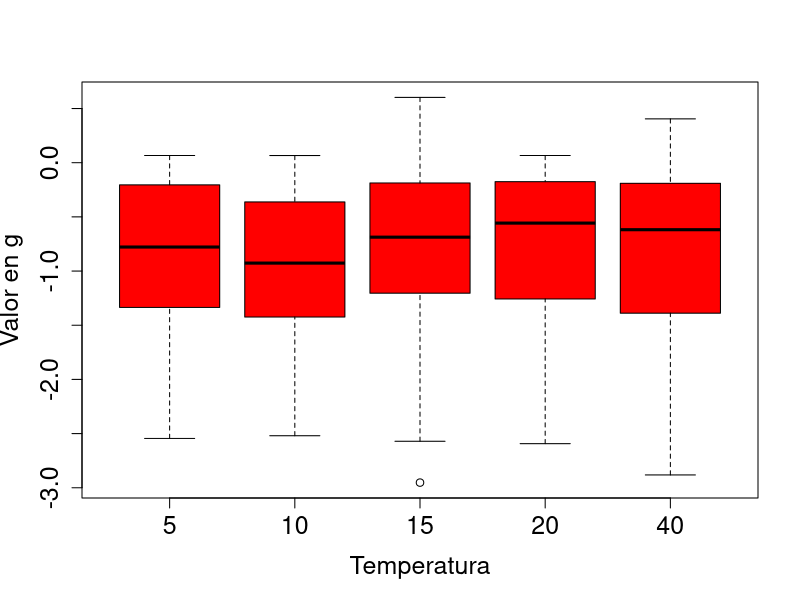

Here is the R script that generated this plot: (Note: this script raises an error after producing the figure.)
g <- function(x, y) {
  a<- (((x + 0.5)^4 - 30 * x^2 - 20 * x + (y + 0.5)^4 - 30 * y^2 - 20 * y)/100)
  return(a)
}

valeng <- c()
temperaturas <- c(5,10,15,20,40)
for(tem in temperaturas){
  low <- -3
  high <- -low
  step <- 0.25
  replicas <- 15
  t <- tem
  ep <- 0.80
  replica <- function(t){
    curr <- c(runif(1, low, high), runif(1, low, high))
    best <- curr
    for (tiempo in 1:t) {
      delta <- runif(1, 0, step)
      x1 <- curr + c(-delta,0)
      x2 <- curr + c(delta,0)
      y1 <- curr + c(0,-delta)
      y2 <- curr + c(0,delta)
      puntos <- c(x1,x2,y1,y2)
      for(k in 1:8){
        if(puntos[k] < (-5)){
          puntos[k] <- puntos[k]+10
        }
        if(puntos[k] > 5){
          puntos[k] <- puntos[k]-10
        }
      }
      vecx <- c()
      vecy <- c()
      for(p in 1:8){
        if(p %% 2 == 0){
          vecy <- c(vecy,puntos[p])
        }else{
          vecx <- c(vecx,puntos[p])
        }
      }
      u <- sample(1:4,1)
      x.p <- c(vecx[u],vecy[u])
      delt <- g(x.p[1],x.p[2]) - g(curr[1],curr[2])
      if(delt > 0){
        curr <- x.p
      }else{
        if(runif(1)< exp((delt) / (t * ep))){
          curr <- x.p
          if(t == 1){
            t <-t
          }else{
            t <- t-1
          }
        }
      }
      
      if(g(curr[1],curr[2]) > g(best[1],best[2])){
        best <- curr
      }
    }
    return(best)
  }
  
  
  tmax <- 100
  resultados <- c()
  for(indi in 1:100){
    resultados <- c(resultados, replica(tmax))
  }
  vecx <- c()
  vecy <- c()
  aux <- 200
  for(p in 1:aux){
    if(p %% 2 == 0){
      vecy <- c(vecy,resultados[p])
    }else{
      vecx <- c(vecx,resultados[p])
    }
  }
  
  valores <- c()
  for(q in 1:100){
    valores <- c(valores, g(vecx[q], vecy[q]))
  }
  valeng <- c(valeng, valores)
  
}

v1 <- c(valeng[1:100])
v2 <- c(valeng[101:200])
v3 <- c(valeng[201:300])
v4 <- c(valeng[301:400])
v5 <- c(valeng[401:500])
datos <- data.frame(v1, v2, v3, v4, v5)

png("reto1.png")
colnames(datos)<- c(5,10,15,20,40)
colores<-c("red", "red", "red", "red", "red")
boxplot(datos, use.cols=FALSE, 
        xlab="Temperatura", ylab="Valor en g", cex.lab = 1.5, cex.axis= 1.5, col = colores)
graphics.off()

png("R1.png", width=700, height=700)
persp(x, y, z, shade=0.2, col='blue', theta=40, phi=30)
graphics.off()
